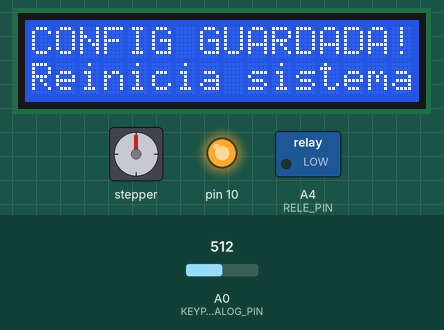
Recording of a sketch running on a simulated Arduino Uno, built with avr-gcc and run on an emulated ATmega328P. Shown: 16×2 character LCD, stepper motor, switched loads named in the sketch (green lamp = pin HIGH), output pins drawn as LEDs (lit = HIGH). The test bench sets the inputs (shaded band); at power-on: A0 (KEYPAD_ANALOG_PIN) = 512. EEPROM starts erased; stepper angles assume 2048 steps per turn.

Above: at 1.2 s.
1.3 s: A0 (KEYPAD_ANALOG_PIN) set to 485
At 3.4 s:
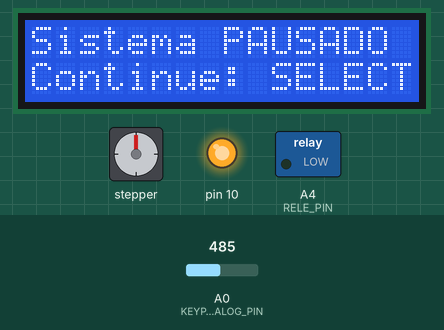
3.7 s: A0 (KEYPAD_ANALOG_PIN) set to 166
5.2 s: A0 (KEYPAD_ANALOG_PIN) set to 139
At 7.23 s:
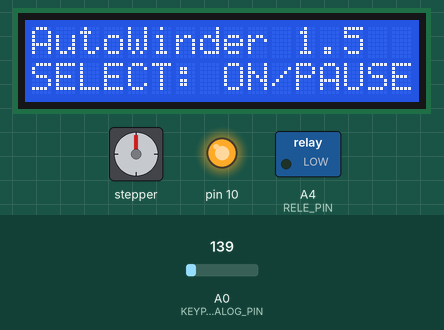
8.3 s: A0 (KEYPAD_ANALOG_PIN) set to 381
11.4 s: A0 (KEYPAD_ANALOG_PIN) set to 415
At 14.2 s:
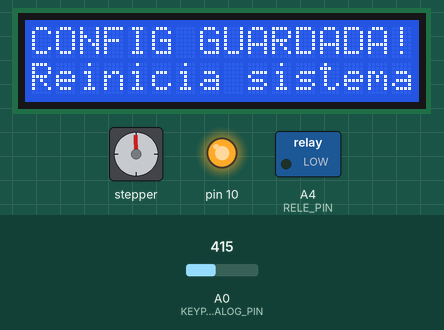
14.5 s: A0 (KEYPAD_ANALOG_PIN) set to 390
Timing chart, 0 to 17.5 s (numbered marks = the images above; inputs shaded):
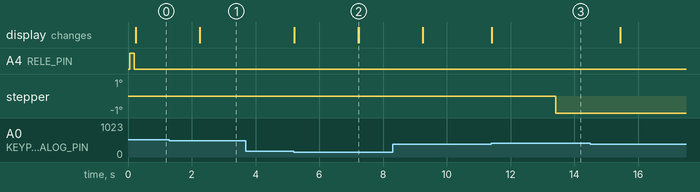

Measured:
- the behaviour switches between 500 and 499 on A0 (KEYPAD_ANALOG_PIN) (found by bisection; images 0 and 1)
- the behaviour switches between 151 and 150 on A0 (KEYPAD_ANALOG_PIN) (found by bisection; images 1 and 2)
- the behaviour switches between 399 and 400 on A0 (KEYPAD_ANALOG_PIN) (found by bisection; images 2 and 3)
- after the input at 3.7 s, every drawn part: stays the same
- after the input at 5.2 s, the display: first changes at once (image 2 shows a later state)

The sketch:

WatchWinder.ino
```cpp
#include <Stepper.h>
#include <LiquidCrystal.h>
#include <EEPROM.h> // Necesario para la memoria EEPROM

// --- Direcciones de la EEPROM ---
// Es crucial asignar direcciones únicas para cada variable para evitar sobrescritura.
// Asegúrate de que no se superpongan y que haya suficiente espacio para cada tipo de dato.
#define EEPROM_TOTAL_STEPS_ADDR 0     // long (4 bytes)
#define EEPROM_COMPLETED_REVS_ADDR 4  // int (2 bytes)
#define EEPROM_CURRENT_DIR_ADDR 6     // int (2 bytes)
#define EEPROM_MOTOR_RPM_ADDR 8       // int (2 bytes)
#define EEPROM_LUZ_ADDR 10            // bool (1 byte)
#define EEPROM_PAUSED_ELAPSED_ADDR 11 // unsigned long (4 bytes)
#define EEPROM_WAS_RUNNING_ADDR 15    // bool (1 byte)


// Configuración LCD Shield
LiquidCrystal lcd(8, 9, 4, 5, 6, 7); // Pines RS, EN, D4, D5, D6, D7

// Motor 28BYJ-48 (2048 pasos/rev en modo onda completa, 4096 en medio paso)
#define STEPS_PER_REV 2048 // Asegúrate de que esto coincide con tu modo de cableado/pasos
Stepper myStepper(STEPS_PER_REV, 13, 11, 12, A5); // Pines IN1, IN2, IN3, IN4

// --- Configuración de Botones ---
const byte KEYPAD_ANALOG_PIN = A0; // Pin analógico para los botones del keypad
const int RELE_PIN = A4;

// Enumeración para hacer el código más legible
enum Button {
  NONE = 0,
  RIGHT,
  UP,
  DOWN,
  LEFT,
  SELECT,
  ENC // Para el pulsador del potenciómetro
};

// Rangos analógicos para cada botón del keypad (¡AJUSTA ESTOS VALORES PARA TU SHIELD!)
// Usa el sketch de calibración (Serial.println(analogRead(A0));)
// Los valores son rangos: (valor_min, valor_max)
const int RANGE_LEFT_MIN = 0;      const int RANGE_LEFT_MAX = 50;
const int RANGE_UP_MIN = 75;       const int RANGE_UP_MAX = 150;
const int RANGE_RIGHT_MIN = 175;   const int RANGE_RIGHT_MAX = 250;
const int RANGE_SELECT_MIN = 400;  const int RANGE_SELECT_MAX = 450;
const int RANGE_DOWN_MIN = 500;    const int RANGE_DOWN_MAX = 700;
const int RANGE_ENC_MIN = 750;     const int RANGE_ENC_MAX = 850;
const int RANGE_NONE_MIN = 900;    // Valor cuando no se pulsa ningún botón (aprox. 900-1023)

// Variables de anti-rebote
unsigned long lastDebounceTime = 0;
const long DEBOUNCE_DELAY = 200; // 200 ms es un buen valor para anti-rebote

// Control del sistema
bool isRunning = false;
bool wasRunningBeforePowerOff = false; // Flag para EEPROM
int completedRevolutions = 0;     // Vueltas totales acumuladas
const int TARGET_REVS = 800;      // Total de vueltas (revoluciones) deseadas para el ciclo completo
int currentDirection = -1;        // -1=horario, 1=antihorario
bool luz = true;                  // Estado de la retroiluminación del LCD y el relé


// Temporizadores del ciclo de funcionamiento
unsigned long windStartTime;      // Marca de tiempo cuando la *fase* actual comenzó/reanudó
unsigned long pausedElapsedTime = 0; // Tiempo transcurrido acumulado antes de la pausa (cuando está en pausa manual)
long totalStepsTaken = 0;         // Contará los pasos totales del motor

// Configuración de RPM y modos
int currentMotorRPM = 14;        // Velocidad RPM actual del motor
const int MIN_RPM = 6;
const int MAX_RPM = 25; // Define un máximo sensato para el motor 28BYJ-48
const int RPM_STEP_INCREMENT = 1; // Cuánto se incrementa/decrementa el RPM por pulsación

const long WIND_DURATION = 300000;    // 5 minutos (300,000 ms)
const long PAUSE_DURATION = 1800000;  // 30 minutos (1800,000 ms)
unsigned long lastStepTime = 0;
// STEP_DELAY se calculará dinámicamente o la librería Stepper lo maneja

// Variable para controlar el modo de visualización del LCD
// 0: Inicio, 1: Girando, 2: Pausa (Automática), 3: Completado, 4: Pausado Manualmente (por SELECT)
// 5: Modo Configuración RPM (NUEVO)
int currentLcdMode = 0;
int lastLcdDisplayedMode = -1; // Para la actualización inteligente del LCD

// --- Funciones de EEPROM ---
void saveStateToEEPROM() {
  EEPROM.put(EEPROM_TOTAL_STEPS_ADDR, totalStepsTaken);
  EEPROM.put(EEPROM_COMPLETED_REVS_ADDR, completedRevolutions);
  EEPROM.put(EEPROM_CURRENT_DIR_ADDR, currentDirection);
  EEPROM.put(EEPROM_MOTOR_RPM_ADDR, currentMotorRPM);
  EEPROM.put(EEPROM_LUZ_ADDR, luz);
  EEPROM.put(EEPROM_PAUSED_ELAPSED_ADDR, pausedElapsedTime);
  EEPROM.put(EEPROM_WAS_RUNNING_ADDR, wasRunningBeforePowerOff);

  lcd.clear();
  lcd.setCursor(0,0);
  lcd.print("CONFIG GUARDADA!");
  lcd.setCursor(0,1);
  lcd.print("Reinicia sistema"); // Mensaje para indicar que se debe reiniciar
  delay(2000); // Muestra el mensaje por 2 segundos
  lastLcdDisplayedMode = -1; // Para forzar el redibujo cuando se salga de este mensaje
}

void loadStateFromEEPROM() {
  long loadedTotalSteps;
  EEPROM.get(EEPROM_TOTAL_STEPS_ADDR, loadedTotalSteps);
  // Validación básica para evitar datos corruptos al inicio
  if (loadedTotalSteps < 0 || loadedTotalSteps > 2000000000L) { // Valor de seguridad
    totalStepsTaken = 0;
  } else {
    totalStepsTaken = loadedTotalSteps;
  }

  int loadedRevs;
  EEPROM.get(EEPROM_COMPLETED_REVS_ADDR, loadedRevs);
  if (loadedRevs < 0 || loadedRevs > TARGET_REVS) { // Valor de seguridad
    completedRevolutions = 0;
  } else {
    completedRevolutions = loadedRevs;
  }

  int loadedDir;
  EEPROM.get(EEPROM_CURRENT_DIR_ADDR, loadedDir);
  if (loadedDir != 1 && loadedDir != -1) { // Valor de seguridad
    currentDirection = -1;
  } else {
    currentDirection = loadedDir;
  }

  int loadedRPM;
  EEPROM.get(EEPROM_MOTOR_RPM_ADDR, loadedRPM);
  if (loadedRPM < MIN_RPM || loadedRPM > MAX_RPM) { // Valor de seguridad
    currentMotorRPM = 14; // Valor por defecto si es inválido
  } else {
    currentMotorRPM = loadedRPM;
  }

  bool loadedLuz;
  EEPROM.get(EEPROM_LUZ_ADDR, loadedLuz);
  luz = loadedLuz;

  unsigned long loadedPausedElapsed;
  EEPROM.get(EEPROM_PAUSED_ELAPSED_ADDR, loadedPausedElapsed);
  pausedElapsedTime = loadedPausedElapsed;

  bool loadedWasRunning;
  EEPROM.get(EEPROM_WAS_RUNNING_ADDR, loadedWasRunning);
  wasRunningBeforePowerOff = loadedWasRunning;

  // Si estaba corriendo/pausado manualmente antes del apagado, establecer el estado
  // No iniciar el sistema automáticamente, sino mostrar que puede continuar
  if (wasRunningBeforePowerOff) {
    isRunning = false; // Siempre inicia pausado, el usuario debe pulsar SELECT para continuar
    currentLcdMode = 4; // Mostrará "Sistema PAUSADO"
  } else {
    // Si no estaba corriendo, reiniciar todo a 0 (aunque ya se cargaron los 0 si no había nada)
    totalStepsTaken = 0;
    completedRevolutions = 0;
    pausedElapsedTime = 0;
    currentLcdMode = 0;
  }
}

void setup() {
  pinMode(10, OUTPUT);
  pinMode(RELE_PIN, OUTPUT);

  lcd.begin(16, 2); // Inicializa el LCD

  loadStateFromEEPROM(); // Carga el estado al iniciar

  digitalWrite(10, luz ? HIGH : LOW); // Configura la retroiluminación según el estado cargado
  digitalWrite(RELE_PIN, luz ? LOW : HIGH); // Configura el relé según el estado cargado (asumiendo LOW = encendido para luz)

  myStepper.setSpeed(currentMotorRPM); // Establece la velocidad del motor

  updateDisplay();     // Muestra la pantalla inicial (ya sea Inicio o Pausado)
}

void loop() {
  handleButtons(); // Nueva función que maneja la lógica de todos los botones
  runWinder();     // Lógica de giro/pausa del motor
  updateDisplay(); // Actualización inteligente de la pantalla LCD

  // ¡Se elimina el guardado periódico aquí!
}

// Función para leer y procesar todos los botones
void handleButtons() {
  unsigned long currentTime = millis();

  int keypadAnalogValue = analogRead(KEYPAD_ANALOG_PIN);

  Button pressedButton = NONE;

  if (keypadAnalogValue >= RANGE_LEFT_MIN && keypadAnalogValue <= RANGE_LEFT_MAX) {
    pressedButton = LEFT;
  } else if (keypadAnalogValue >= RANGE_RIGHT_MIN && keypadAnalogValue <= RANGE_RIGHT_MAX) {
    pressedButton = RIGHT;
  } else if (keypadAnalogValue >= RANGE_UP_MIN && keypadAnalogValue <= RANGE_UP_MAX) {
    pressedButton = UP;
  } else if (keypadAnalogValue >= RANGE_SELECT_MIN && keypadAnalogValue <= RANGE_SELECT_MAX) {
    pressedButton = SELECT;
  } else if (keypadAnalogValue >= RANGE_DOWN_MIN && keypadAnalogValue <= RANGE_DOWN_MAX) {
    pressedButton = DOWN;
  } else if (keypadAnalogValue >= RANGE_ENC_MIN && keypadAnalogValue <= RANGE_ENC_MAX) {
    pressedButton = ENC;
  }

  if (pressedButton != NONE && (currentTime - lastDebounceTime > DEBOUNCE_DELAY)) {
    lastDebounceTime = currentTime; // Reinicia el temporador de anti-rebote

    switch (pressedButton) {
      case SELECT:
        if (currentLcdMode == 5) { // Si estamos en modo configuración RPM
          // Salir del modo configuración y volver al modo de inicio o pausa
          currentLcdMode = isRunning ? 1 : 0; // Si estaba "running" antes de entrar al modo config, va a modo girando; si no, a inicio.
                                            // Nota: Si estaba pausado manualmente, al salir de configuración vuelve a "inicio" (modo 0), no a "pausado" (modo 4). Esto es una simplificación.
          if(wasRunningBeforePowerOff && currentLcdMode == 0) { // Si estaba corriendo antes del apagado, pero ahora está en 0, lo ponemos en 4
              currentLcdMode = 4;
          }
          // No se guarda la EEPROM aquí, se guarda solo con DOWN explícitamente en modo 5
        } else {
          isRunning = !isRunning; // Alterna el estado de running
          wasRunningBeforePowerOff = isRunning || (currentLcdMode == 4); // Si está corriendo o se ha pausado manualmente

          if (isRunning) {
            windStartTime = currentTime - pausedElapsedTime; // Retoma el ciclo donde se quedó
            pausedElapsedTime = 0; // Resetea tiempo de pausa
            currentLcdMode = 1;    // Modo girando
          } else {
            // Se pausó manualmente
            pausedElapsedTime = currentTime - windStartTime; // Almacena el tiempo transcurrido en la fase actual
            currentLcdMode = 4;    // Modo pausado manualmente
          }
          saveStateToEEPROM(); // Guardar estado al cambiar entre running/pausado
        }
        break;

      case LEFT:
        if (currentLcdMode == 5) { // Si estamos en modo configuración RPM
          currentMotorRPM = max(MIN_RPM, currentMotorRPM - RPM_STEP_INCREMENT);
          myStepper.setSpeed(currentMotorRPM);
        } else if (isRunning) { // Solo cambia dirección si el sistema está funcionando
          currentDirection = -1; // Horario
          windStartTime = currentTime; // Reinicia el temporizador para la nueva fase
          currentLcdMode = 1; // Forzar actualización de pantalla
        }
        break;
      case RIGHT:
        if (currentLcdMode == 5) { // Si estamos en modo configuración RPM
          currentMotorRPM = min(MAX_RPM, currentMotorRPM + RPM_STEP_INCREMENT);
          myStepper.setSpeed(currentMotorRPM);
        } else if (isRunning) { // Solo cambia dirección si el sistema está funcionando
          currentDirection = +1; // Anti-horario
          windStartTime = currentTime; // Reinicia el temporizador para la nueva fase
          currentLcdMode = 1; // Forzar actualización de pantalla
        }
        break;

      case UP:
        // Reinicia completamente el sistema
        isRunning = false;
        windStartTime = currentTime;      // Reset del temporizador de ciclo
        completedRevolutions = 0;     // Reinicia el contador de "vueltas totales"
        currentDirection = -1;        // Asegura que siempre empiece en dirección Horaria
        pausedElapsedTime = 0;        // Resetear el tiempo de pausa
        totalStepsTaken = 0;          // Resetear pasos al reiniciar el sistema
        currentMotorRPM = 14;         // Volver a RPM por defecto
        myStepper.setSpeed(currentMotorRPM); // Aplicar velocidad por defecto
        wasRunningBeforePowerOff = false; // No estaba corriendo antes del reset
        currentLcdMode = 0;           // Forzar actualización de pantalla a modo "Inicio"
        saveStateToEEPROM(); // Guardar el estado reiniciado
        break;

      case DOWN:
        if (currentLcdMode == 5) { // Si estamos en modo configuración RPM
            saveStateToEEPROM(); // GUARDAR EXPLICITAMENTE CON BOTON DOWN
        } else {
            luz = !luz; // Alterna el estado de la luz (y relé)
            if (luz){
              digitalWrite(10, HIGH); // Enciende la retroiluminación
              digitalWrite(RELE_PIN, LOW); // Relé apagado (asumiendo LOW = apagado)
            } else {
              digitalWrite(10, LOW);  // Apaga la retroiluminación
              digitalWrite(RELE_PIN, HIGH); // Relé encendido
            }
            saveStateToEEPROM(); // Guardar el estado de la luz/relé
        }
        break;

      case ENC: // Botón del potenciómetro
        if (!isRunning) { // Si el sistema NO está corriendo (inicio, pausa manual, o completado)
          currentLcdMode = 5; // Entrar en modo configuración RPM
          lastLcdDisplayedMode = -1; // Forzar redibujo
        }
        // Si el sistema está corriendo (isRunning == true), este botón no hará nada
        break;
    }
  }
}

void runWinder() {
  if (!isRunning) {
    myStepper.step(0); // Detener el motor si no está corriendo
    return;
  }
  // Si estamos en modo configuración RPM, tampoco mover el motor
  if (currentLcdMode == 5) {
      myStepper.step(0);
      return;
  }

  unsigned long currentTime = millis();
  unsigned long elapsed = currentTime - windStartTime;

  if (elapsed < WIND_DURATION) {
    // Fase de giro
    myStepper.step(currentDirection); // Realiza un paso
    totalStepsTaken += 1; // Incrementa los pasos reales dados

    if (currentLcdMode != 1) {
      currentLcdMode = 1;
    }
  } else if (elapsed < WIND_DURATION + PAUSE_DURATION) {
    // Fase de pausa (automática)
    myStepper.step(0); // Asegurarse de que el motor está parado durante la pausa
    if (currentLcdMode != 2) {
      currentLcdMode = 2;
    }
  } else {
    // Fin de un ciclo completo (giro + pausa)
    currentDirection *= -1;       // Invierte la dirección
    windStartTime = currentTime;  // Reinicia el temporizador para el nuevo ciclo

    completedRevolutions = (totalStepsTaken / STEPS_PER_REV); // Vueltas completas acumuladas

    // Comprueba si se ha alcanzado el número total de vueltas deseadas
    if (completedRevolutions >= TARGET_REVS) {
      isRunning = false;
      wasRunningBeforePowerOff = false; // El ciclo ha terminado
      currentLcdMode = 3;
      pausedElapsedTime = 0;  // Resetear el tiempo de pausa acumulado
      totalStepsTaken = 0;    // Resetear pasos al completar el ciclo total
      completedRevolutions = 0; // Resetear vueltas completas para un nuevo inicio
      myStepper.step(0);  // dejar el motor "parado"
      saveStateToEEPROM(); // Guardar el estado de finalización del ciclo
      showCompletion();
    } else {
      currentLcdMode = 1;
    }
  }
}

void updateDisplay() {
  static unsigned long lastUpdate = 0;
  unsigned long currentTime = millis();

  // Decidir el modo LCD actual basado en el estado del sistema
  int actualLcdMode;
  if (currentLcdMode == 5) { // Modo configuración RPM tiene prioridad
    actualLcdMode = 5;
  } else if (!isRunning) {
    if (completedRevolutions >= TARGET_REVS && totalStepsTaken > 0) { // totalStepsTaken > 0 para evitar que aparezca completado si acaba de reiniciar a 0
      actualLcdMode = 3;  // Completado
    } else if (currentLcdMode == 4) {  // Pausado manualmente
      actualLcdMode = 4;
    } else {
      actualLcdMode = 0;  // Inicio
    }
  } else {  // isRunning es true
    unsigned long elapsed = currentTime - windStartTime;
    if (elapsed < WIND_DURATION) {
      actualLcdMode = 1;  // Girando
    } else {
      actualLcdMode = 2;  // Pausa Automática
    }
  }

  // Lógica de redibujado inteligente para evitar parpadeo y ahorrar CPU
  bool forceRedraw = false;
  if (actualLcdMode != lastLcdDisplayedMode) {
    forceRedraw = true;
  } else if (actualLcdMode == 1 || actualLcdMode == 2) {  // Modos dinámicos
    if (currentTime - lastUpdate < 500) return; // Actualizar cada 500ms
  } else if (actualLcdMode == 5) { // Modo de configuración RPM
    if (currentTime - lastUpdate < 200) return; // Actualizar más rápido para ver los cambios de RPM
  } else {  // Modos estáticos (0, 3, 4)
    if (currentTime - lastUpdate < 2000) return; // Actualizar cada 2 segundos para asegurar visibilidad
  }

  if (!forceRedraw && (actualLcdMode != 1 && actualLcdMode != 2 && actualLcdMode != 5)) {
      return; // No redibujar si no es necesario y no es un modo dinámico
  }

  lastUpdate = currentTime;
  lastLcdDisplayedMode = actualLcdMode;

  lcd.clear();

  switch (actualLcdMode) {
    case 0: // Pantalla de Inicio
      lcd.print("AutoWinder 1.5");
      lcd.setCursor(0, 1);
      lcd.print("SELECT: ON/PAUSE");
      break;

    case 1: { // Girando
      lcd.print(currentDirection < 0 ? "HORARIO >>>" : "ANTI-HORARIO <<<");
      lcd.setCursor(0, 1);
      float currentRevolutions = (float)totalStepsTaken / (STEPS_PER_REV);
      lcd.print(currentRevolutions, 1); // Muestra con 1 decimal
      lcd.print("/");
      lcd.print(TARGET_REVS);            // TARGET_REVS es el total de vueltas
      lcd.print(" RPM:");
      lcd.print(currentMotorRPM);            // RPM actual
      break;
    }
    case 2: { // Pausa Automática
      lcd.print(currentDirection < 0 ? "Pausa HORARIO" : "Pausa ANTI-HOR");
      lcd.setCursor(0, 1);
      lcd.print("Espera: ");
      unsigned long elapsedInCurrentPhase = currentTime - windStartTime;
      lcd.print((WIND_DURATION + PAUSE_DURATION - elapsedInCurrentPhase) / 1000);
      lcd.print("s");
      break;
    }
    case 3: // Completado
      lcd.print("COMPLETADO 100%");
      lcd.setCursor(0, 1);
      lcd.print("Ciclo Terminado"); // Más genérico, ya que TARGET_REVS puede cambiar
      break;
    case 4: // Pausado manualmente por SELECT
      lcd.print("Sistema PAUSADO");
      lcd.setCursor(0, 1);
      lcd.print("Continue: SELECT");
      break;
    case 5: // NUEVO: Modo Configuración RPM
      lcd.print("Config RPM:");
      lcd.setCursor(0, 1);
      lcd.print("RPM:");
      lcd.print(currentMotorRPM);
      lcd.print(" DOWN:Guardar"); // Indicamos que DOWN guarda
      break;
  }
}

void showStartScreen() {
  currentLcdMode = 0;
  lastLcdDisplayedMode = -1;  // Forzar redibujado
}

void showCompletion() {
  digitalWrite(10, HIGH); // Enciende la retroiluminación
  updateDisplay(); // Asegurarse de que el mensaje de COMPLETADO se muestre
  delay(5000); // Muestra el mensaje durante 5 segundos
  // Los resets de totalStepsTaken y completedRevolutions se hacen en runWinder
  // El reset de currentLcdMode se hace después del delay para que muestre el mensaje completo
  currentLcdMode = 0;   // Volver al modo de inicio
  lastLcdDisplayedMode = -1; // Forzar redibujado
  digitalWrite(10, LOW); // Apaga la retroiluminación
}
```
